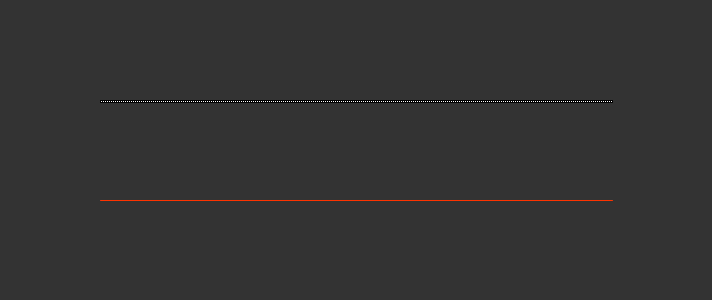
Frame 1 (no input)
Frame 60 (the mouse pressed at the canvas centre just before this capture): identical to frame 1, image omitted
Frame 120 (the mouse held since frame 60 and released just before this capture): identical to frame 1, image omitted

The Processing sketch that drew this single still picture (run headless with seeded random() and noise(); from frame 60 on, the mouse is pressed at the canvas centre):

// Processing sketch: build
// ── build.pde
int   myAudioRange = 256;

// ***************************************************************************************

int   rectSize     = 2;

int   stageMargin  = 100;
int   myStageW     = (myAudioRange * rectSize) + (stageMargin * 2);
int   myStageH     = 300;
color clrBG        = #333333;

float xStart       = stageMargin;
float yStart       = stageMargin;
int   xSpacing     = rectSize;

// ****************************************************************************************

void settings() {
	size(myStageW, myStageH);
}

void setup() {
	background(clrBG);
}

void draw() {
	background(clrBG);

	for (int i = 0; i < myAudioRange; ++i) {
		stroke(0); fill(255); // color coding
		rect( xStart + (i*xSpacing), yStart, rectSize, rectSize);
	}

	stroke(#FF3300); noFill();
	line(stageMargin, stageMargin+100, width-stageMargin, stageMargin+100);
}
